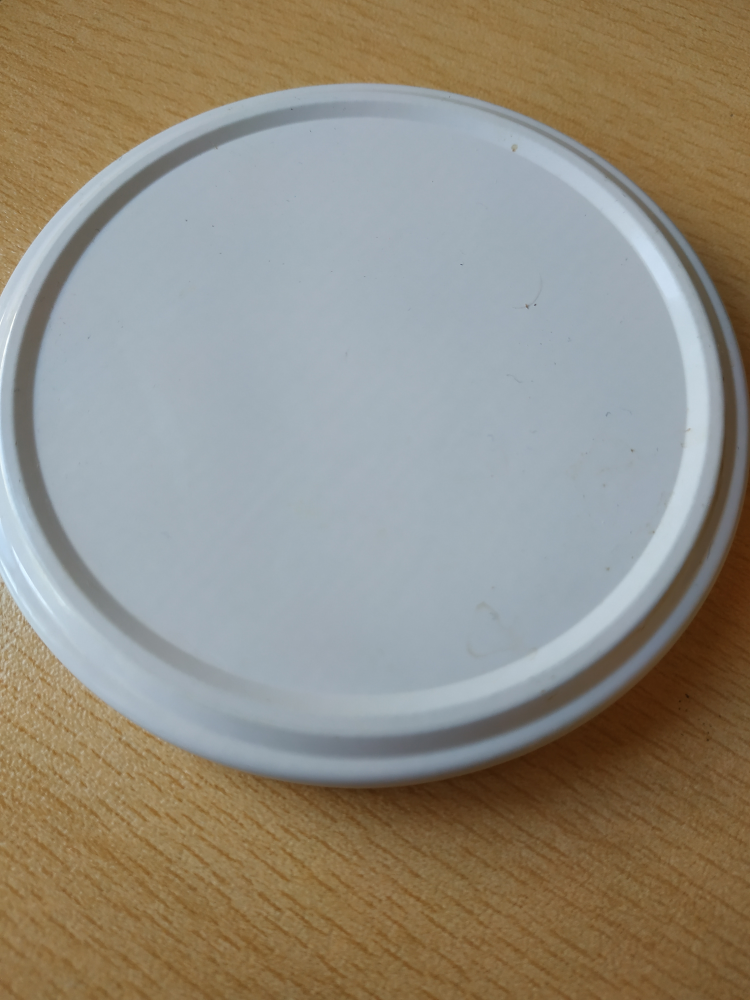
#> input picture CNN_project/test/test/1.jpg, 3000 x 4000 px (shown at 1/4 size); its folder holds 3 pictures in this run
$ python resize.py
#> lines starting #> are read from the running program, lines starting #| are printed output that depends on the picture
import os
import cv2
import numpy as np

source="./test"
dist="./test_resizedata"

os.mkdir(dist)

for each in os.listdir(source):
	image=cv2.imread(os.path.join(source,each))
#> image is the input picture: shape (4000, 3000, 3); mean B, G, R 127.6, 140.5, 146.5
	image=cv2.resize(image,(224,224))
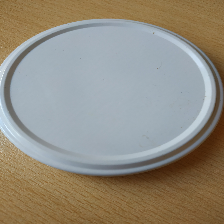
#> image: shape (224, 224, 3); mean B, G, R 127.5, 140.4, 146.4
	cv2.imwrite(os.path.join(dist,each),image)
#> pass 2 of the loop `for each in os.listdir(source):`:
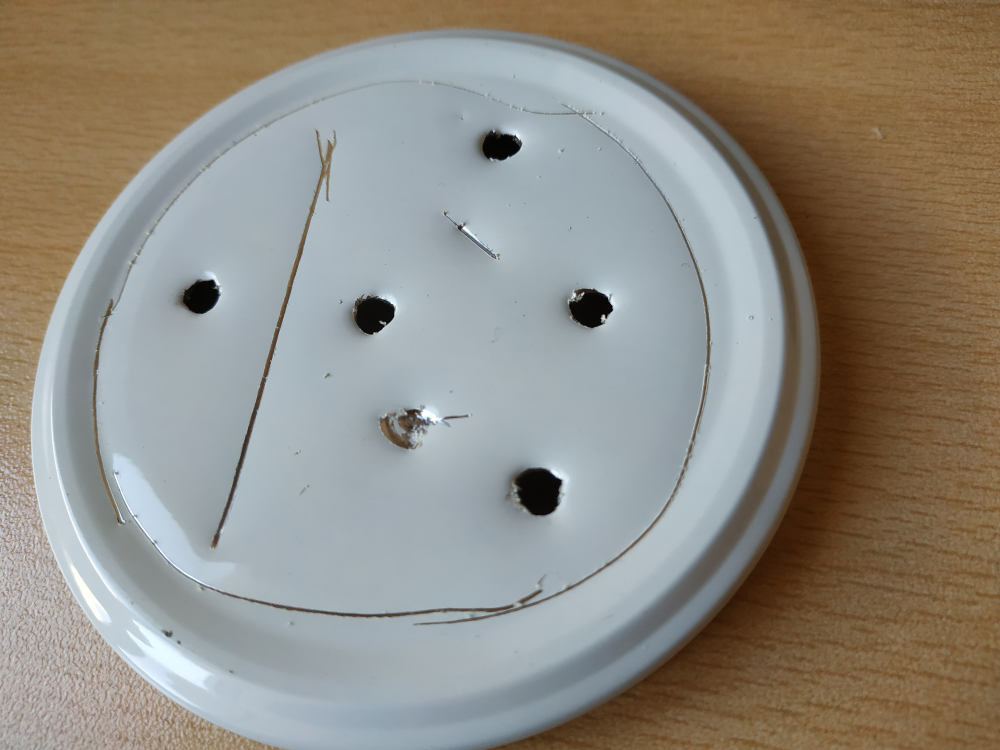
#> input picture CNN_project/test/test/4.jpg, 4000 x 3000 px (shown at 1/4 size)
#> image is the input picture: shape (3000, 4000, 3); mean B, G, R 131.4, 140.5, 144.8
#> `image=cv2.resize(image,(224,224))`:
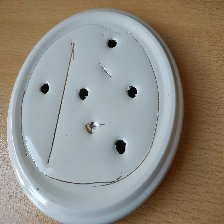
#> image: shape (224, 224, 3); mean B, G, R 131.2, 140.3, 144.6
#> pass 3 of the loop `for each in os.listdir(source):`:
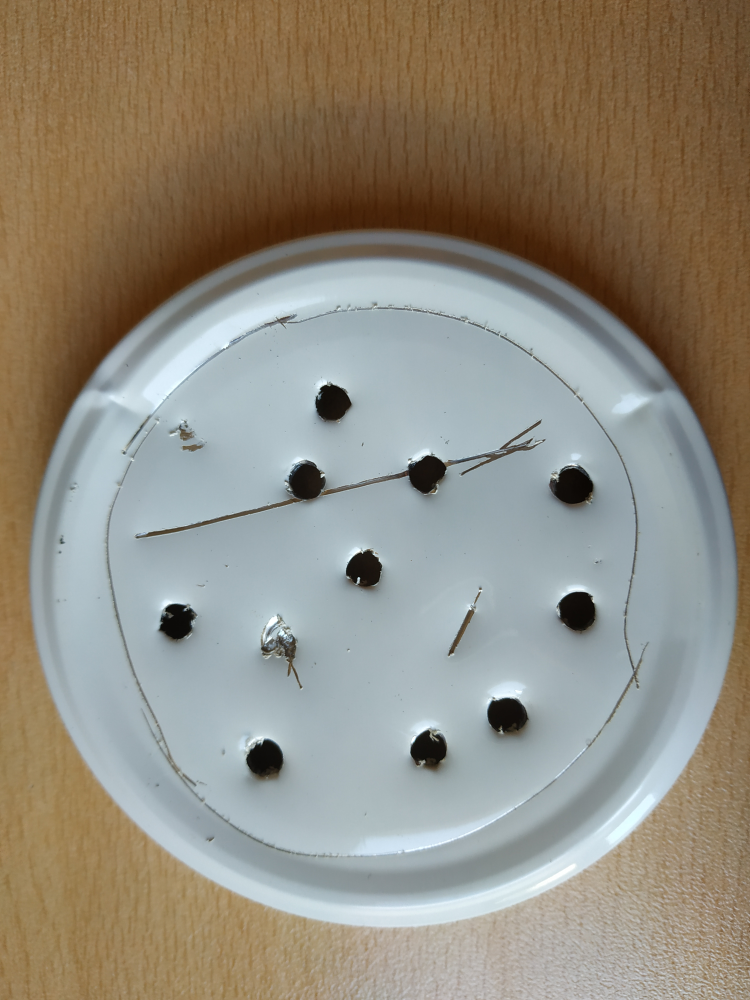
#> input picture CNN_project/test/test/5.jpg, 3000 x 4000 px (shown at 1/4 size)
#> image is the input picture: shape (4000, 3000, 3); mean B, G, R 126.7, 139.7, 145.6
#> `image=cv2.resize(image,(224,224))`:
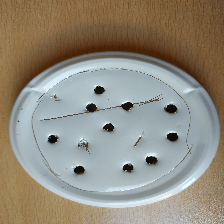
#> image: shape (224, 224, 3); mean B, G, R 126.7, 139.7, 145.5
